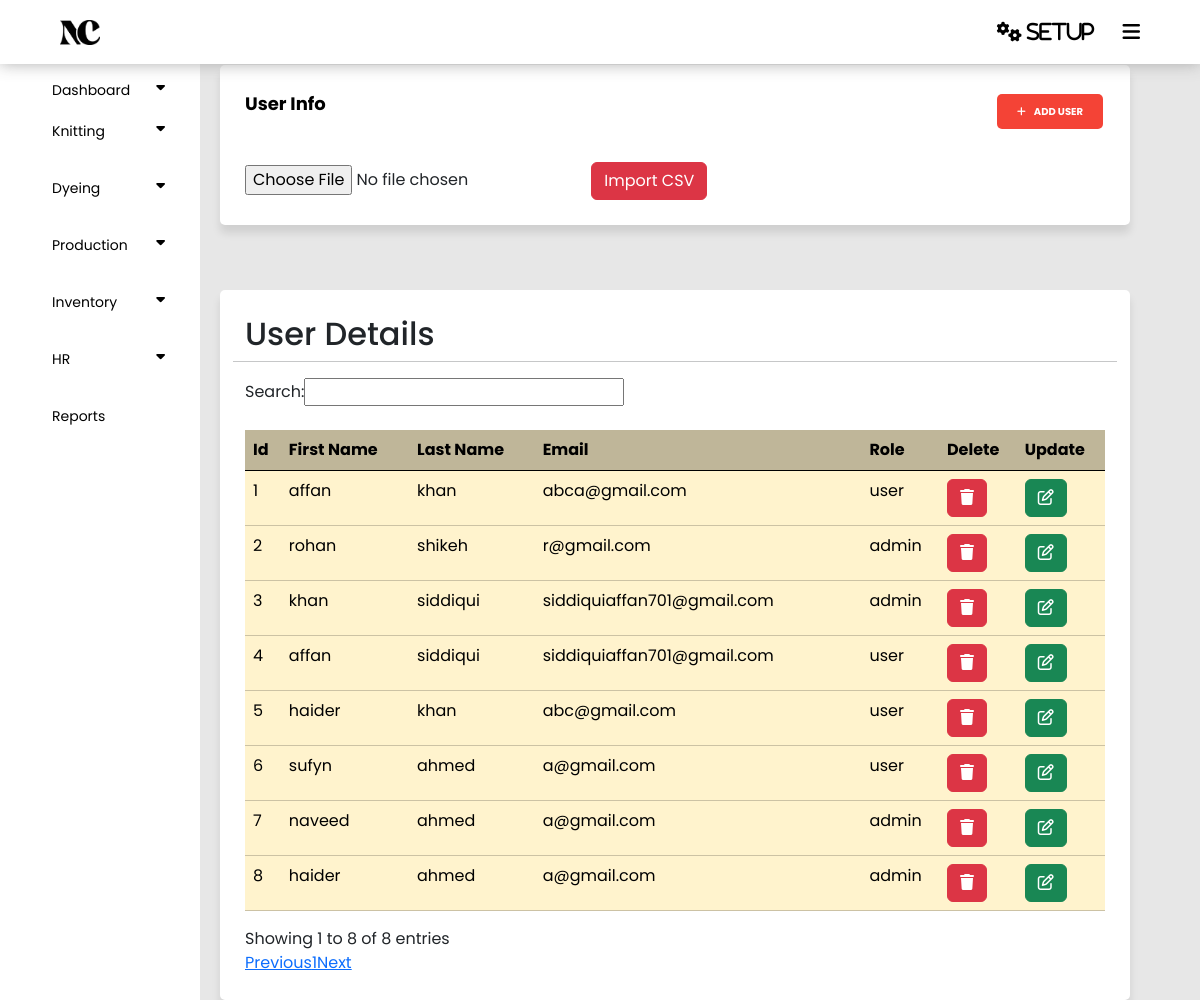
The app's page /panel/user.php, older data.
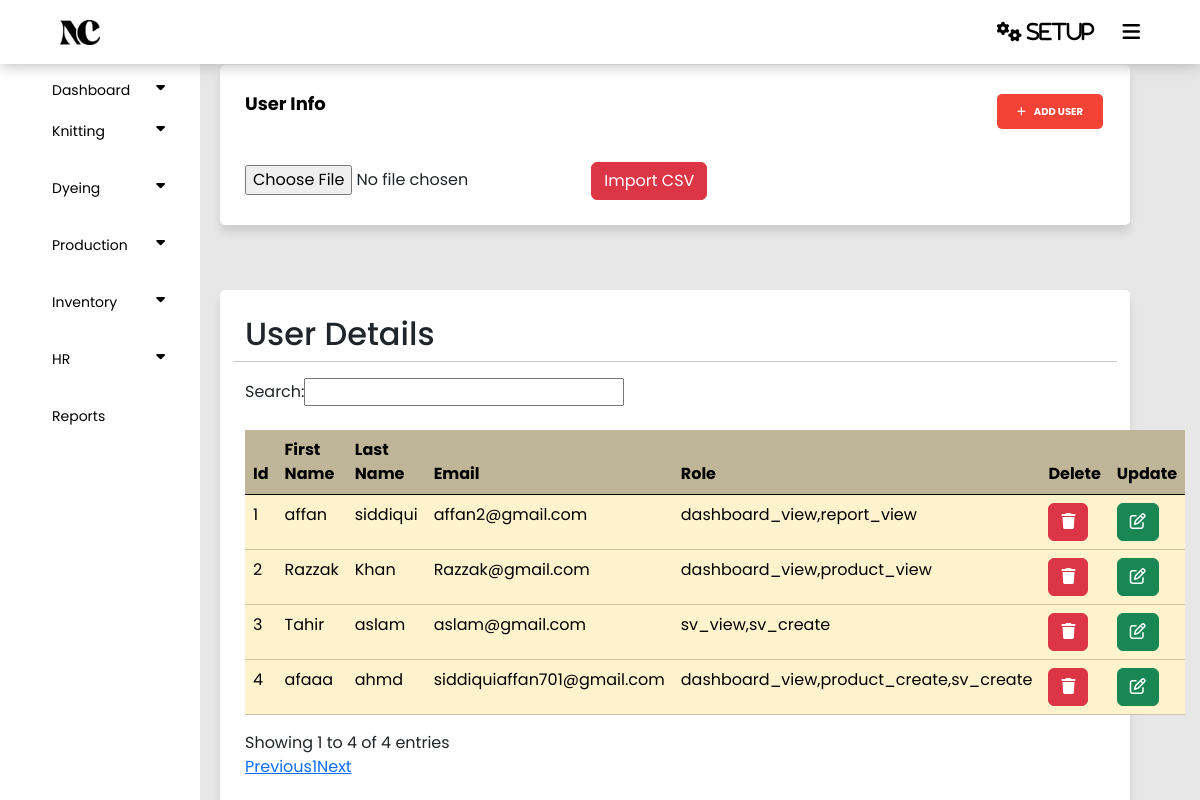
The same page, newer data.
### tables this page shows
CREATE TABLE `users` (
  `Uid` int(11) NOT NULL,
  `Uname` varchar(255) NOT NULL,
  `lname` varchar(255) NOT NULL,
  `email` varchar(255) NOT NULL,
  `Upass` varchar(255) NOT NULL,
  `role` varchar(255) NOT NULL
);

### panel/user.php (the view, shortened to what this page needs)
<?php
require('config.php');
require('index.php');
$fetch = "SELECT * FROM `users`";
$query = mysqli_query($connect , $fetch);
?>
<!DOCTYPE html>
<html lang="en">
<head>
    <link href="https://cdn.jsdelivr.net/npm/bootstrap@5.3.3/dist/css/bootstrap.min.css" rel="stylesheet">
    <link rel="stylesheet" type="text/css" href="style.css">
</head>
<body>
<section class="container">
    <div>
        <header>User Info</header>
        <button type="button" onclick="location.href='user_form.php'" class="add_knittingcard_button" style="float: right;"><i class="fa fa-plus" aria-hidden="true"></i>Add User</button>
    </div>
<br>
<br>
<br>
    <div>
    <div>
    <form action="import.php" method="post" enctype="multipart/form-data">
        <input type="file" name="file" id="file" accept=".csv">
        <button type="submit" class="btn btn-danger">Import CSV</button>
    </form>
</div>
    </div>
</section>
<section class="container">
                <div class="row justify-content-right">
                    <h2>User Details</h2>
                <hr>
            <table class="table table-warning mt-4" id="example">
                <thead class="bg-warning p-2 text-dark bg-opacity-10" style="opacity: 75%;">
                    <tr>
                    <th scope="col">Id</th>
                    <th scope="col">First Name</th>
                    <th scope="col">Last Name</th>
                    <th scope="col">Email</th>
                    <th scope="col">Role</th>
                    <th scope="col">Delete</th>
                    <th scope="col">Update</th>
                    </tr>
                </thead>
                <tbody>
                <?php while ($row = mysqli_fetch_assoc($query)) {
                     ?>
                    <tr>
                    <td><?php echo $row ['Uid']?></td>
                    <td><?php echo $row ['Uname']?></td>
                    <td><?php echo $row ['lname']?></td>
                    <td><?php echo $row ['email']?></td>
                    <td><?php echo $row ['role']?></td>
                    <td ><a href="user_del.php?Uid=<?php echo $row ['Uid'];?>" class="btn btn-danger"><i class="fa-solid fa-trash"></i></a></td>
                    <td ><a href="user_update.php?Uid=<?php echo $row ['Uid'];?>" class="btn btn-success"><i class="fa-regular fa-pen-to-square"></i></a></td>
                </tr>
                <?php
                    }
                ?>
                </tbody>
            </table>
        </section>
</body>
</html>

### panel/index.php (shortened to what this page needs)
<!DOCTYPE html>
<html lang="en">
<head>
    <link href="https://cdn.jsdelivr.net/npm/bootstrap@5.0.2/dist/css/bootstrap.min.css" rel="stylesheet">
    <link rel="stylesheet" type="text/css" href="style.css">
    <link rel="stylesheet" href="https://cdnjs.cloudflare.com/ajax/libs/font-awesome/6.0.0-beta3/css/all.min.css">
    <link href="https://cdnjs.cloudflare.com/ajax/libs/font-awesome/5.10.0/css/all.min.css" rel="stylesheet">
    <link href="https://cdn.jsdelivr.net/npm/bootstrap-icons@1.4.1/font/bootstrap-icons.css" rel="stylesheet">
    <link rel="stylesheet" href="https://cdnjs.cloudflare.com/ajax/libs/font-awesome/6.5.2/css/all.min.css" />
</head>
<body>
    <div class="menu">
        <div class="logo">
            <img src="../images/logo.png" alt="Noorani & Co">
        </div>
        <div class="dropdown">
            <button onclick="toggleDropdown('dropdown2')" class="dropbtn"><i class="fa fa-cogs" aria-hidden="true"> SetUp</i></button>
            <div class="dropdown ms-4">
                <button onclick="toggleDropdown('dropdown1')" class="dropbtn"><i class="fa fa-bars" aria-hidden="true"></i></button>
        </div>
</div>
</div>
<div class="sidenav">
    <ol><button class="dropdown-btn dashboard">Dashboard<i class="fa fa-caret-down"></i>
    <ol><button class="dropdown-btn">Knitting<i class="fa fa-caret-down"></i>
</button>
</ol>
<ol><button class="dropdown-btn">Dyeing<i class="fa fa-caret-down"></i>
</button>
    </ol>
    <ol><button class="dropdown-btn">Production<i class="fa fa-caret-down"></i></button>
</ol>
<ol><button class="dropdown-btn">Inventory<i class="fa fa-caret-down"></i></button>
</ol>
<ol><button class="dropdown-btn">HR<i class="fa fa-caret-down"></i></button>
    </ol>
    <ol><a href="report.php">Reports</a>
    </ol>
</div>
</body>
</html>

### panel/style.css (style rules this page uses)
* { padding: 0; margin: 0; }
body { background-color: #e7e7e7; font-family: "Poppins", sans-serif; }
#example { background: #000; color: #f44336; }
.menu { display: flex; align-items: center; justify-content: space-between; background: white; position: fixed; width: 100%; height: 8vh; box-sizing: border-box; padding: 10px 5%; box-shadow: 0 0 15px; color: rgba(166, 166, 166, 0.9); z-index: 1; }
.logo img { width: 40px; display: inline-block; }
.dropbtn { background-color: white; color: black; font-size: 20px; border: none; cursor: pointer; }
.dropdown { position: relative; display: inline-block; }
.sidenav { height: 100%; width: 200px; position: fixed; top: 0; left: 0; background-color: white; overflow-x: hidden; padding-top: 70px; }
.sidenav a, .dropdown-btn { padding: 10px 20px; text-decoration: none; font-size: 14px; color: black; display: block; border: none; background: none; width:100%; text-align: left; cursor: pointer; outline: none; }
.sidenav .fa { padding-right: 15px; }
.fa-caret-down { float: right; padding-right: 8px; }
.container { position: relative; float: left; width: calc(100% - 290px); margin-left: 220px; margin-top: 65px; background-color: white; padding: 25px; border-radius: 5px; box-shadow: 0px 8px 8px 0px rgba(0,0,0,0.1); }
.container header { font-size: 18px; color: black; font-weight: bold; text-align: left; float: left; }
.add_knittingcard_button { border: 0; border-radius: 5px; color: white; background-color: #f44336; padding: 10px 20px; text-align: center; text-decoration: none; text-transform: uppercase; display: inline-block; font-size: 10px; font-weight: bold; margin: 4px 2px; cursor: pointer; }
.fa-plus { padding-right: 8px; }

Row changes from the older to the newer data that the page shows:
removed users: Uid "5", Uname "haider", lname "khan", email "abc@gmail.com", role "user"
removed users: Uid "6", Uname "sufyn", lname "ahmed", email "a@gmail.com", role "user"
removed users: Uid "7", Uname "naveed", lname "ahmed", email "a@gmail.com", role "admin"
removed users: Uid "8", Uname "haider", lname "ahmed", email "a@gmail.com", role "admin"
changed users "affan": lname "khan" → "siddiqui"; email "abca@gmail.com" → "affan2@gmail.com"; role "user" → "dashboard_view,report_view"
changed users id 2: Uname "rohan" → "Razzak"; lname "shikeh" → "Khan"; email "r@gmail.com" → "Razzak@gmail.com"; role "admin" → "dashboard_view,product_view"
changed users id 3: Uname "khan" → "Tahir"; lname "siddiqui" → "aslam"; email "siddiquiaffan701@gmail.com" → "aslam@gmail.com"; role "admin" → "sv_view,sv_create"
changed users "siddiquiaffan701@gmail.com": Uname "affan" → "afaaa"; lname "siddiqui" → "ahmd"; role "user" → "dashboard_view,product_create,sv_create"
Text that changed along with them:
text written by a page script: "Search: Showing 1 to 8 of 8 entries Previous 1 Next" → "Search: Showing 1 to 4 of 4 entries Previous 1 Next"
